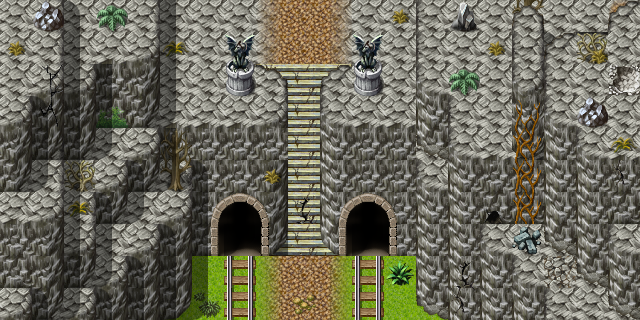

This game map was drawn from its Tiled (.tmx) file and the tilesets committed beside it. A one-line description and the trimmed map source follow:
An orthogonal 20x10 tile map with 32x32 px tiles, 3 tile layers (Ground, Objects, Above), 1 hidden layer not drawn, 60 tilesets and 6 objects (4x mapchange, 2x spawn).

<map version="1.0" tiledversion="1.1.5" orientation="orthogonal" renderorder="right-down" width="20" height="10" tilewidth="32" tileheight="32" infinite="0" nextobjectid="7">
 <properties>
  <property name="outdoors" value="1" />
 </properties>
 <tileset firstgid="1" name="map_bed_1" tilewidth="32" tileheight="32" tilecount="128" columns="16">
  <image source="../drawable/map_bed_1.png" width="512" height="256" />
 </tileset>
 <tileset firstgid="129" name="map_border_1" tilewidth="32" tileheight="32" tilecount="128" columns="16">
  <image source="../drawable/map_border_1.png" width="512" height="256" />
 </tileset>
 <tileset firstgid="257" name="map_bridge_1" tilewidth="32" tileheight="32" tilecount="128" columns="16">
  <image source="../drawable/map_bridge_1.png" width="512" height="256" />
 </tileset>
 <tileset firstgid="385" name="map_bridge_2" tilewidth="32" tileheight="32" tilecount="128" columns="16">
  <image source="../drawable/map_bridge_2.png" width="512" height="256" />
 </tileset>
 <tileset firstgid="513" name="map_broken_1" tilewidth="32" tileheight="32" tilecount="128" columns="16">
  <image source="../drawable/map_broken_1.png" width="512" height="256" />
 </tileset>
 <tileset firstgid="641" name="map_cavewall_1" tilewidth="32" tileheight="32" tilecount="108" columns="18">
  <image source="../drawable/map_cavewall_1.png" width="576" height="192" />
 </tileset>
 <tileset firstgid="749" name="map_cavewall_2" tilewidth="32" tileheight="32" tilecount="108" columns="18">
  <image source="../drawable/map_cavewall_2.png" width="576" height="192" />
 </tileset>
 <tileset firstgid="857" name="map_cavewall_3" tilewidth="32" tileheight="32" tilecount="108" columns="18">
  <image source="../drawable/map_cavewall_3.png" width="576" height="192" />
 </tileset>
 <tileset firstgid="965" name="map_cavewall_4" tilewidth="32" tileheight="32" tilecount="108" columns="18">
  <image source="../drawable/map_cavewall_4.png" width="576" height="192" />
 </tileset>
 <tileset firstgid="1073" name="map_chair_table_1" tilewidth="32" tileheight="32" tilecount="128" columns="16">
  <image source="../drawable/map_chair_table_1.png" width="512" height="256" />
 </tileset>
 <tileset firstgid="1201" name="map_chair_table_2" tilewidth="32" tileheight="32" tilecount="128" columns="16">
  <image source="../drawable/map_chair_table_2.png" width="512" height="256" />
 </tileset>
 <tileset firstgid="1329" name="map_crate_1" tilewidth="32" tileheight="32" tilecount="128" columns="16">
  <image source="../drawable/map_crate_1.png" width="512" height="256" />
 </tileset>
 <tileset firstgid="1457" name="map_cupboard_1" tilewidth="32" tileheight="32" tilecount="128" columns="16">
  <image source="../drawable/map_cupboard_1.png" width="512" height="256" />
 </tileset>
 <tileset firstgid="1585" name="map_curtain_1" tilewidth="32" tileheight="32" tilecount="128" columns="16">
  <image source="../drawable/map_curtain_1.png" width="512" height="256" />
 </tileset>
 <tileset firstgid="1713" name="map_entrance_1" tilewidth="32" tileheight="32" tilecount="128" columns="16">
  <image source="../drawable/map_entrance_1.png" width="512" height="256" />
 </tileset>
 <tileset firstgid="1841" name="map_entrance_2" tilewidth="32" tileheight="32" tilecount="128" columns="16">
  <image source="../drawable/map_entrance_2.png" width="512" height="256" />
 </tileset>
 <tileset firstgid="1969" name="map_fence_1" tilewidth="32" tileheight="32" tilecount="128" columns="16">
  <image source="../drawable/map_fence_1.png" width="512" height="256" />
 </tileset>
 <tileset firstgid="2097" name="map_fence_2" tilewidth="32" tileheight="32" tilecount="128" columns="16">
  <image source="../drawable/map_fence_2.png" width="512" height="256" />
 </tileset>
 <tileset firstgid="2225" name="map_fence_3" tilewidth="32" tileheight="32" tilecount="128" columns="16">
  <image source="../drawable/map_fence_3.png" width="512" height="256" />
 </tileset>
 <tileset firstgid="2353" name="map_fence_4" tilewidth="32" tileheight="32" tilecount="128" columns="16">
  <image source="../drawable/map_fence_4.png" width="512" height="256" />
 </tileset>
 <tileset firstgid="2481" name="map_ground_1" tilewidth="32" tileheight="32" tilecount="128" columns="16">
  <image source="../drawable/map_ground_1.png" width="512" height="256" />
 </tileset>
 <tileset firstgid="2609" name="map_ground_2" tilewidth="32" tileheight="32" tilecount="128" columns="16">
  <image source="../drawable/map_ground_2.png" width="512" height="256" />
 </tileset>
 <tileset firstgid="2737" name="map_ground_3" tilewidth="32" tileheight="32" tilecount="128" columns="16">
  <image source="../drawable/map_ground_3.png" width="512" height="256" />
 </tileset>
 <tileset firstgid="2865" name="map_ground_4" tilewidth="32" tileheight="32" tilecount="128" columns="16">
  <image source="../drawable/map_ground_4.png" width="512" height="256" />
 </tileset>
 <tileset firstgid="2993" name="map_ground_5" tilewidth="32" tileheight="32" tilecount="128" columns="16">
  <image source="../drawable/map_ground_5.png" width="512" height="256" />
 </tileset>
 <tileset firstgid="3121" name="map_ground_6" tilewidth="32" tileheight="32" tilecount="128" columns="16">
  <image source="../drawable/map_ground_6.png" width="512" height="256" />
 </tileset>
 <tileset firstgid="3249" name="map_ground_7" tilewidth="32" tileheight="32" tilecount="128" columns="16">
  <image source="../drawable/map_ground_7.png" width="512" height="256" />
 </tileset>
 <tileset firstgid="3377" name="map_ground_8" tilewidth="32" tileheight="32" tilecount="128" columns="16">
  <image source="../drawable/map_ground_8.png" width="512" height="256" />
 </tileset>
 <tileset firstgid="3505" name="map_house_1" tilewidth="32" tileheight="32" tilecount="128" columns="16">
  <image source="../drawable/map_house_1.png" width="512" height="256" />
 </tileset>
 <tileset firstgid="3633" name="map_house_2" tilewidth="32" tileheight="32" tilecount="128" columns="16">
  <image source="../drawable/map_house_2.png" width="512" height="256" />
 </tileset>
 <tileset firstgid="3761" name="map_indoor_1" tilewidth="32" tileheight="32" tilecount="128" columns="16">
  <image source="../drawable/map_indoor_1.png" width="512" height="256" />
 </tileset>
 <tileset firstgid="3889" name="map_indoor_2" tilewidth="32" tileheight="32" tilecount="128" columns="16">
  <image source="../drawable/map_indoor_2.png" width="512" height="256" />
 </tileset>
 <tileset firstgid="4017" name="map_kitchen_1" tilewidth="32" tileheight="32" tilecount="128" columns="16">
  <image source="../drawable/map_kitchen_1.png" width="512" height="256" />
 </tileset>
 <tileset firstgid="4145" name="map_outdoor_1" tilewidth="32" tileheight="32" tilecount="128" columns="16">
  <image source="../drawable/map_outdoor_1.png" width="512" height="256" />
 </tileset>
 <tileset firstgid="4273" name="map_pillar_1" tilewidth="32" tileheight="32" tilecount="128" columns="16">
  <image source="../drawable/map_pillar_1.png" width="512" height="256" />
 </tileset>
 <tileset firstgid="4401" name="map_pillar_2" tilewidth="32" tileheight="32" tilecount="128" columns="16">
  <image source="../drawable/map_pillar_2.png" width="512" height="256" />
 </tileset>
 <tileset firstgid="4529" name="map_plant_1" tilewidth="32" tileheight="32" tilecount="128" columns="16">
  <image source="../drawable/map_plant_1.png" width="512" height="256" />
 </tileset>
 <tileset firstgid="4657" name="map_plant_2" tilewidth="32" tileheight="32" tilecount="128" columns="16">
  <image source="../drawable/map_plant_2.png" width="512" height="256" />
 </tileset>
 <tileset firstgid="4785" name="map_rock_1" tilewidth="32" tileheight="32" tilecount="128" columns="16">
  <image source="../drawable/map_rock_1.png" width="512" height="256" />
 </tileset>
 <tileset firstgid="4913" name="map_rock_2" tilewidth="32" tileheight="32" tilecount="128" columns="16">
  <image source="../drawable/map_rock_2.png" width="512" height="256" />
 </tileset>
 <tileset firstgid="5041" name="map_roof_1" tilewidth="32" tileheight="32" tilecount="128" columns="16">
  <image source="../drawable/map_roof_1.png" width="512" height="256" />
 </tileset>
 <tileset firstgid="5169" name="map_roof_2" tilewidth="32" tileheight="32" tilecount="128" columns="16">
  <image source="../drawable/map_roof_2.png" width="512" height="256" />
 </tileset>
 <tileset firstgid="5297" name="map_roof_3" tilewidth="32" tileheight="32" tilecount="128" columns="16">
  <image source="../drawable/map_roof_3.png" width="512" height="256" />
 </tileset>
 <tileset firstgid="5425" name="map_shop_1" tilewidth="32" tileheight="32" tilecount="128" columns="16">
  <image source="../drawable/map_shop_1.png" width="512" height="256" />
 </tileset>
 <tileset firstgid="5553" name="map_sign_ladder_1" tilewidth="32" tileheight="32" tilecount="128" columns="16">
  <image source="../drawable/map_sign_ladder_1.png" width="512" height="256" />
 </tileset>
 <tileset firstgid="5681" name="map_table_1" tilewidth="32" tileheight="32" tilecount="128" columns="16">
  <image source="../drawable/map_table_1.png" width="512" height="256" />
 </tileset>
 <tileset firstgid="5809" name="map_trail_1" tilewidth="32" tileheight="32" tilecount="128" columns="16">
  <image source="../drawable/map_trail_1.png" width="512" height="256" />
 </tileset>
 <tileset firstgid="5937" name="map_transition_1" tilewidth="32" tileheight="32" tilecount="128" columns="16">
  <image source="../drawable/map_transition_1.png" width="512" height="256" />
 </tileset>
 <tileset firstgid="6065" name="map_transition_2" tilewidth="32" tileheight="32" tilecount="128" columns="16">
  <image source="../drawable/map_transition_2.png" width="512" height="256" />
 </tileset>
 <tileset firstgid="6193" name="map_transition_3" tilewidth="32" tileheight="32" tilecount="128" columns="16">
  <image source="../drawable/map_transition_3.png" width="512" height="256" />
 </tileset>
 <tileset firstgid="6321" name="map_transition_4" tilewidth="32" tileheight="32" tilecount="128" columns="16">
  <image source="../drawable/map_transition_4.png" width="512" height="256" />
 </tileset>
 <tileset firstgid="6449" name="map_transition_5" tilewidth="32" tileheight="32" tilecount="128" columns="16">
  <image source="../drawable/map_transition_5.png" width="512" height="256" />
 </tileset>
 <tileset firstgid="6577" name="map_tree_1" tilewidth="32" tileheight="32" tilecount="128" columns="16">
  <image source="../drawable/map_tree_1.png" width="512" height="256" />
 </tileset>
 <tileset firstgid="6705" name="map_tree_2" tilewidth="32" tileheight="32" tilecount="128" columns="16">
  <image source="../drawable/map_tree_2.png" width="512" height="256" />
 </tileset>
 <tileset firstgid="6833" name="map_wall_1" tilewidth="32" tileheight="32" tilecount="128" columns="16">
  <image source="../drawable/map_wall_1.png" width="512" height="256" />
 </tileset>
 <tileset firstgid="6961" name="map_wall_2" tilewidth="32" tileheight="32" tilecount="120" columns="15">
  <image source="../drawable/map_wall_2.png" width="480" height="256" />
 </tileset>
 <tileset firstgid="7081" name="map_wall_3" tilewidth="32" tileheight="32" tilecount="120" columns="15">
  <image source="../drawable/map_wall_3.png" width="480" height="256" />
 </tileset>
 <tileset firstgid="7201" name="map_wall_4" tilewidth="32" tileheight="32" tilecount="120" columns="15">
  <image source="../drawable/map_wall_4.png" width="480" height="256" />
 </tileset>
 <tileset firstgid="7321" name="map_window_1" tilewidth="32" tileheight="32" tilecount="128" columns="16">
  <image source="../drawable/map_window_1.png" width="512" height="256" />
 </tileset>
 <tileset firstgid="7449" name="map_window_2" tilewidth="32" tileheight="32" tilecount="128" columns="16">
  <image source="../drawable/map_window_2.png" width="512" height="256" />
 </tileset>
 <layer name="Ground" width="20" height="10">
  <data>[200 cells, 200 non-empty, 20 distinct tile ids]</data>
 </layer>
 <layer name="Objects" width="20" height="10">
  <data>[200 cells, 78 non-empty, 42 distinct tile ids]</data>
 </layer>
 <layer name="Above" width="20" height="10">
  <data>[200 cells, 51 non-empty, 10 distinct tile ids]</data>
 </layer>
 <layer name="Walkable" width="20" height="10" visible="0">
  <data>[200 cells, 163 non-empty, 1 distinct tile ids]</data>
 </layer>
 <objectgroup name="Mapevents" visible="0">
  <object id="1" name="south" type="mapchange" x="192" y="288" width="224" height="32">
   <properties>
    <property name="map" value="blackwater_mountain2" />
    <property name="place" value="north" />
   </properties>
  </object>
  <object id="2" name="north" type="mapchange" x="160" y="0" width="256" height="32">
   <properties>
    <property name="map" value="blackwater_mountain4" />
    <property name="place" value="south" />
   </properties>
  </object>
  <object id="6" name="entrance3" type="mapchange" x="352" y="224" width="32" height="32">
   <properties>
    <property name="map" value="blackwater_mountain4a" />
    <property name="place" value="south3" />
   </properties>
  </object>
  <object id="5" name="entrance2" type="mapchange" x="224" y="224" width="32" height="32">
   <properties>
    <property name="map" value="blackwater_mountain4a" />
    <property name="place" value="south2" />
   </properties>
  </object>
 </objectgroup>
 <objectgroup name="Spawn" visible="0">
  <object id="3" name="gornaud_1" type="spawn" x="256" y="128" width="96" height="128">
   <properties>
    <property name="quantity" value="1" />
   </properties>
  </object>
  <object id="4" name="gornaud_2" type="spawn" x="256" y="64" width="96" height="128">
   <properties>
    <property name="quantity" value="2" />
   </properties>
  </object>
 </objectgroup>
 <objectgroup name="Keys" />
</map>
